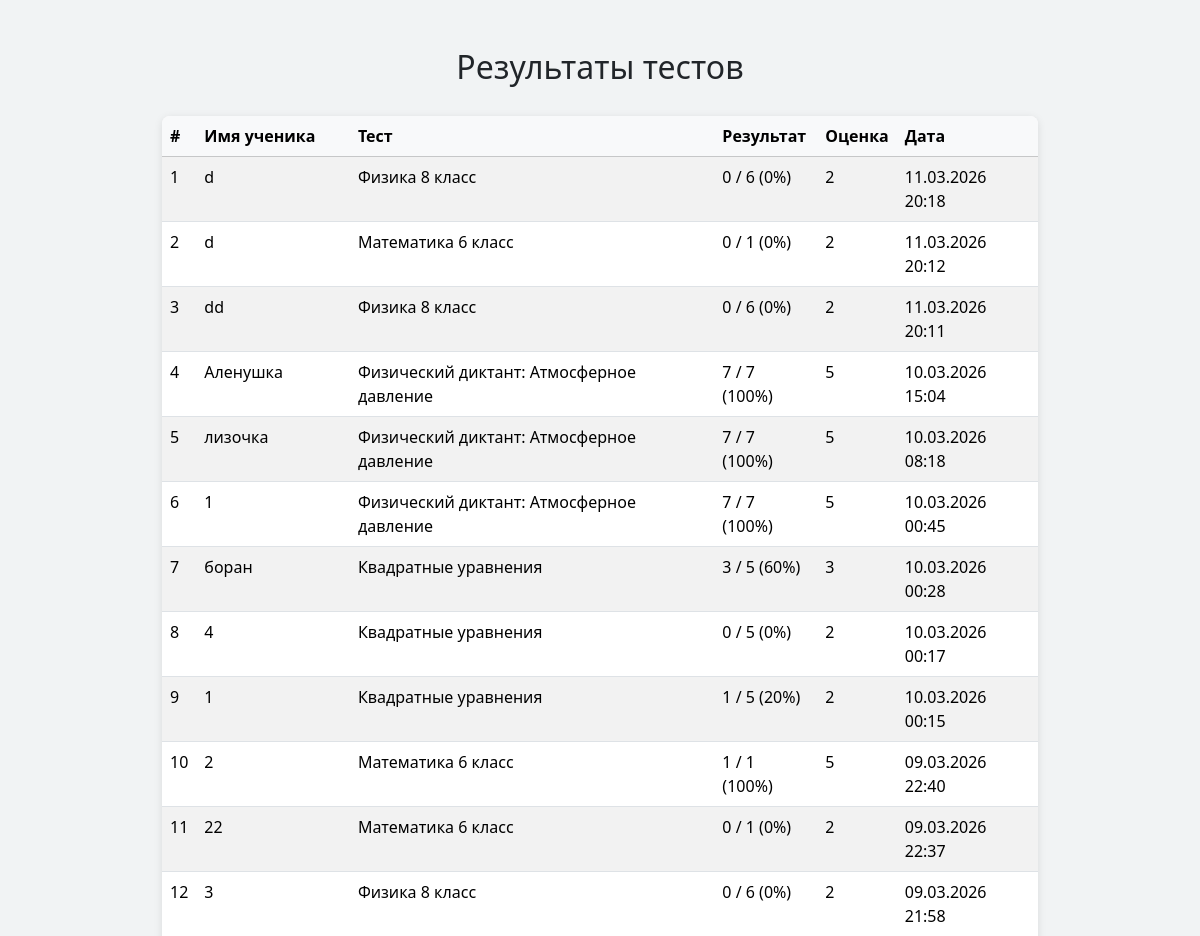
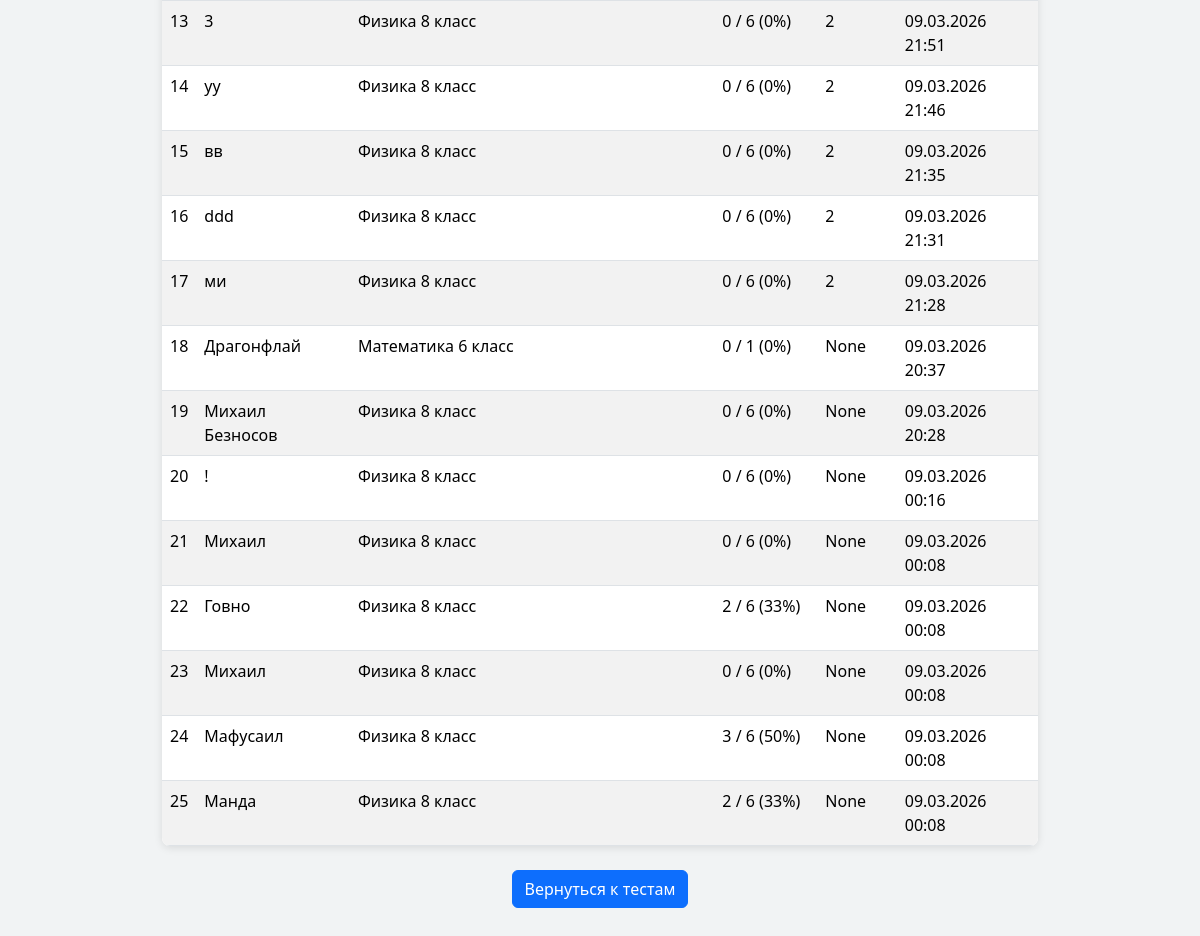
Before: /results/ with the older database file (2 pictures, top to bottom).
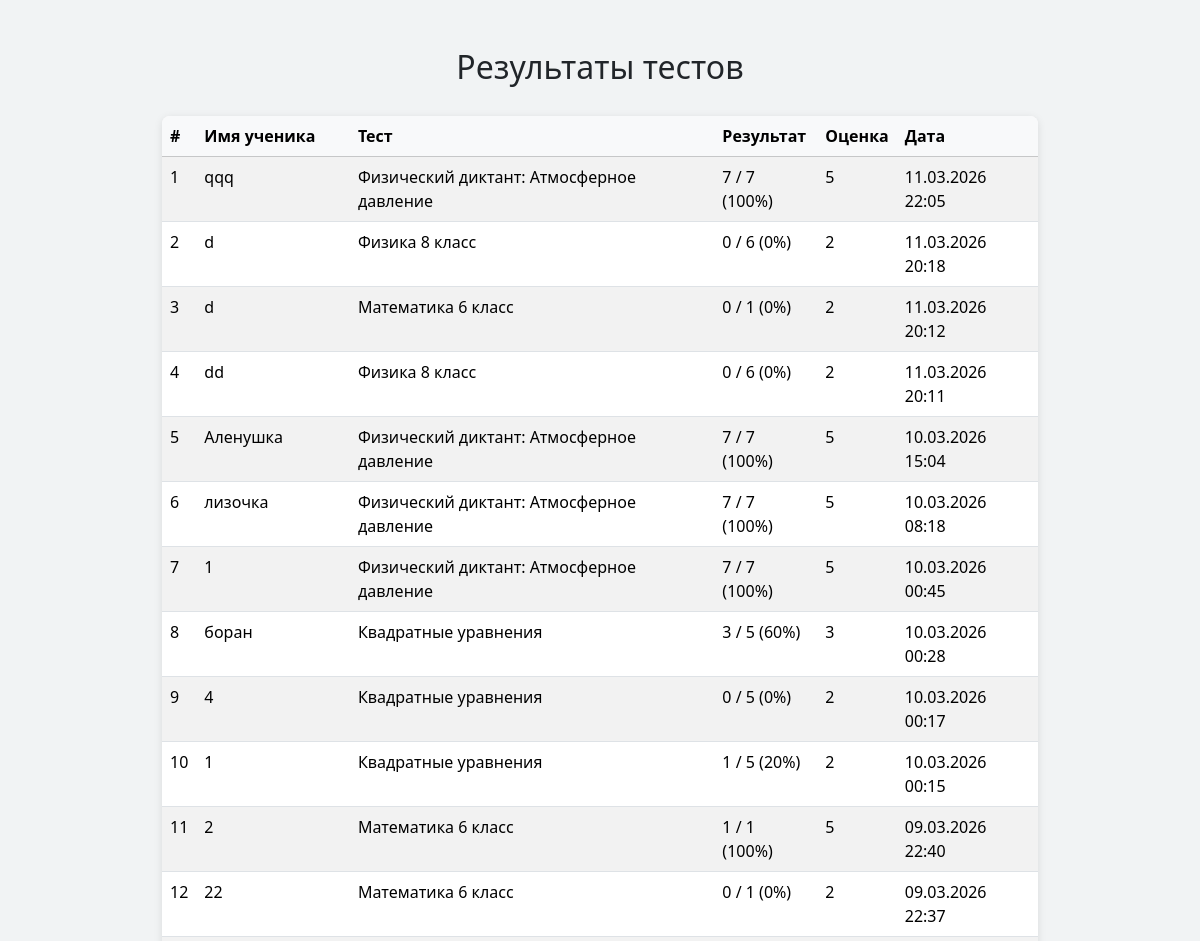
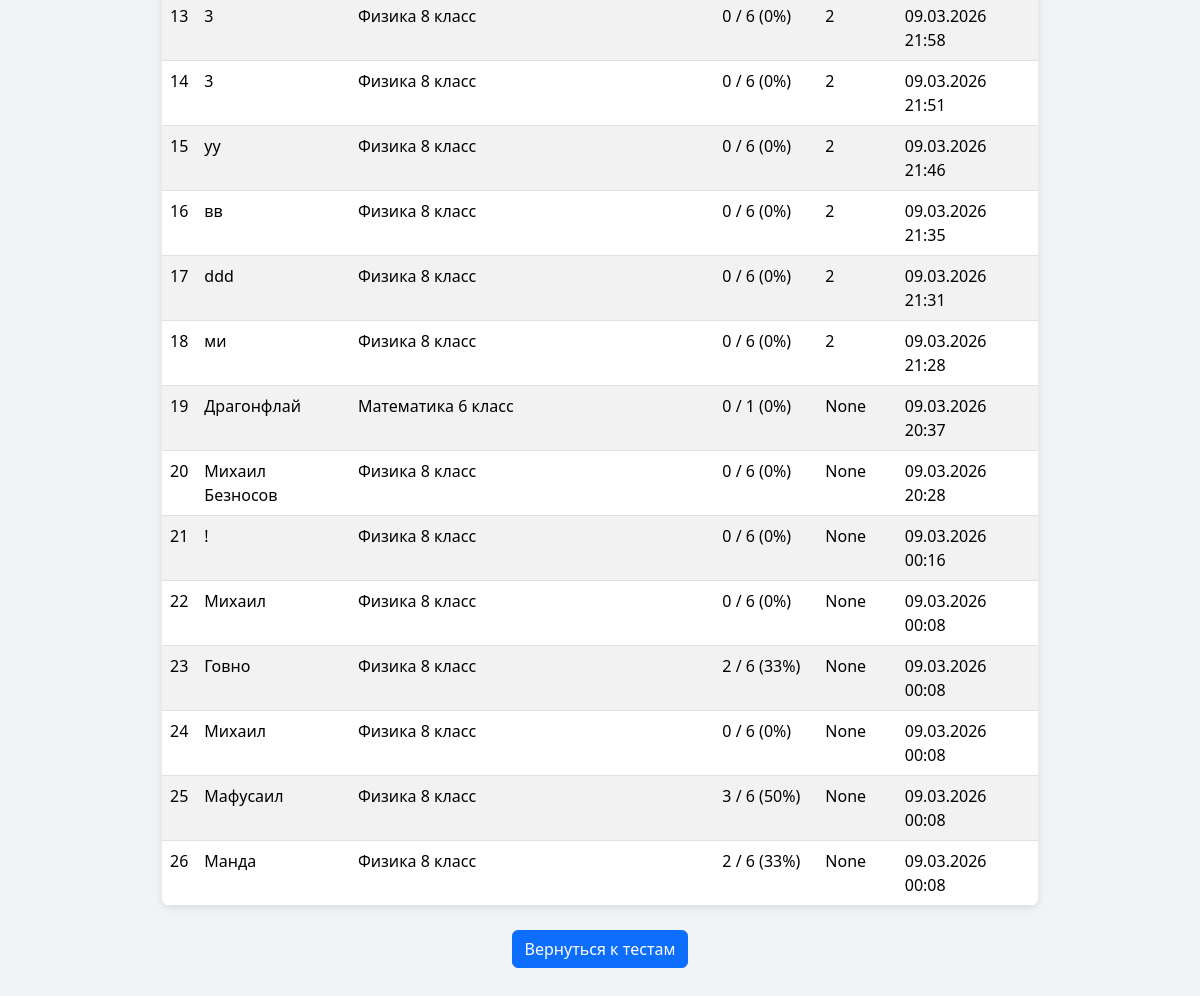
After: the same page with the newer database file (2 pictures, top to bottom).
### testsystem/models.py (models this page shows, shortened)
class Result(models.Model):
    student_name = models.CharField("Имя ученика", max_length=255)
    test = models.ForeignKey(Test, on_delete=models.CASCADE)
    score = models.IntegerField("Баллы")
    date_taken = models.DateTimeField("Дата прохождения", auto_now_add=True)
    grade = models.IntegerField("Оценка", blank=True, null=True)

class Test(models.Model):
    title = models.CharField("Название теста", max_length=255)
    description = models.TextField("Описание теста", blank=True)
    published_date = models.DateTimeField("Дата публикации", auto_now_add=True)

### testsystem/views.py (the view)
# urls.py: path('results/', views.results_list_all, name='results_all'),
def results_list_all(request):
    results = Result.objects.select_related('test').order_by('-date_taken')
    return render(request, 'testsystem/results_list.html', {'results': results})

### testsystem/templates/testsystem/results_list.html (shortened to what this page needs)
{% load static %}
<!DOCTYPE html>
<html lang="ru">
<head>
<link href="https://cdn.jsdelivr.net/npm/bootstrap@5.3.2/dist/css/bootstrap.min.css" rel="stylesheet">
</head>
<body>
<div class="container py-5">
<h2>Результаты тестов</h2>
<table class="table table-striped table-hover">
<thead class="table-light">
<tr>
<th>#</th>
<th>Имя ученика</th>
<th>Тест</th>
<th>Результат</th>
<th>Оценка</th>
<th>Дата</th>
</tr>
</thead>
<tbody>
{% for r in results %}
<tr>
<td>{{ forloop.counter }}</td>
<td>{{ r.student_name }}</td>
<td>{{ r.test.title }}</td>
<td>
{{ r.score }} / {{ r.test.questions.count }}
({% widthratio r.score r.test.questions.count 100 %}%)
</td>
<td>{{ r.grade }}</td>
<td>{{ r.date_taken|date:"d.m.Y H:i" }}</td>
</tr>
{% empty %}
<tr>
<td colspan="6" class="text-center">Результатов пока нет</td>
</tr>
{% endfor %}
</tbody>
</table>
<div class="text-center mt-4">
<a href="{% url 'index' %}" class="btn btn-primary">
Вернуться к тестам
</a>
</div>
</div>
</body>
</html>

Changed rows visible on the page:
added Result: student_name "qqq", test "Физический диктант: Атмосферное давление", score "7", test.questions.count "7", score+test "100", grade "5", date_taken "11.03.2026 22:05"
